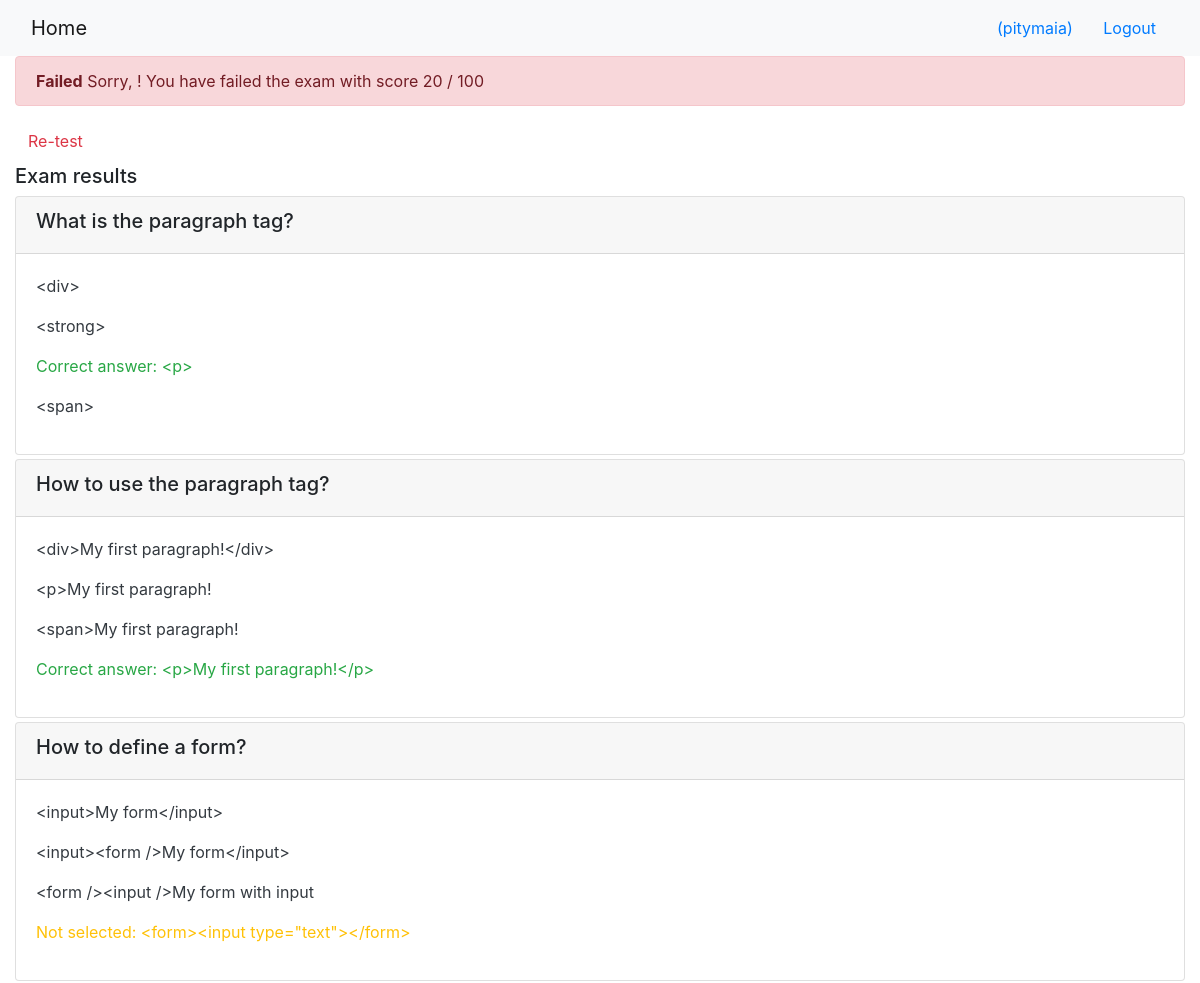
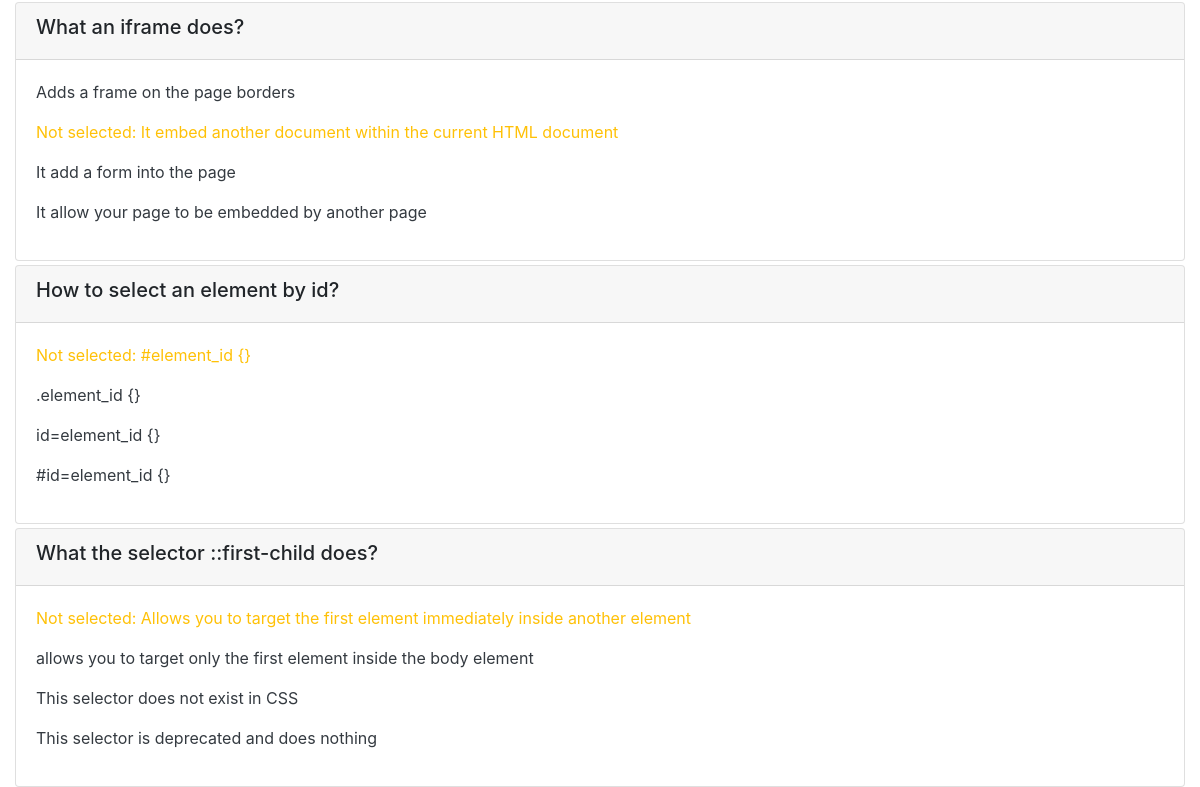
/onlinecourse/course/1/submission/1/result/ (signed in), run on the app's committed database (2 pictures, top to bottom).
### onlinecourse/models.py (models this page shows)
class Question(models.Model):
    lesson = models.ForeignKey(Lesson, on_delete=models.CASCADE)
    question_text = models.CharField(max_length=200)
    grade = models.FloatField()
    course = models.ManyToManyField(Course)
    def is_get_score(self, selected_ids):
        all_answers = self.choice_set.filter(is_correct=True).count()
        selected_correct = self.choice_set.filter(is_correct=True, id__in=selected_ids).count()
        if all_answers == selected_correct:
            return True
        else:
            return False

class Choice(models.Model):
    question = models.ForeignKey(Question, on_delete=models.CASCADE)
    choice_text = models.CharField(max_length=200)
    is_correct = models.BooleanField()

### onlinecourse/views.py (the view)
# urls.py: path('course/<int:course_id>/submission/<int:submission_id>/result/', views.show_exam_result, name='show_exam_result'),
def show_exam_result(request, course_id, submission_id):
    return_dict = {}
    course = get_object_or_404(Course, pk=course_id)
    submission = get_object_or_404(Submission, pk=submission_id)
    selected_ids = submission.choices.all()
    total_score = 0
    score = 0
    for question in course.question_set.all():
        total_score += question.grade
        if question.is_get_score(selected_ids):
            score += question.grade
    return_dict["course"] = course
    return_dict["selected_ids"] = selected_ids
    return_dict["grade"] = int(score / total_score * 100)
    return render(request, 'onlinecourse/exam_result_bootstrap.html', return_dict)

### onlinecourse/templates/onlinecourse/exam_result_bootstrap.html (shortened to what this page needs)
<!DOCTYPE html>
<html lang="en">
<head>
    {% load static %}
    <link rel="stylesheet" href="https://maxcdn.bootstrapcdn.com/bootstrap/4.5.2/css/bootstrap.min.css">
</head>
<body>
 <nav class="navbar navbar-light bg-light">
    <div class="container-fluid">
        <div class="navbar-header">
              <a class="navbar-brand" href="{% url 'onlinecourse:index' %}">Home</a>
        </div>
        <ul class="nav navbar-nav navbar-right">
            {% if user.is_authenticated %}
            <li>
                <a class="btn btn-link" href="#">{{ user.first_name }}({{ user.username }})</a>
                <a class="btn btn-link" href="{% url 'onlinecourse:logout' %}">Logout</a>
            </li>
            {% endif %}
        </ul>
    </div>
</nav>
<div class="container-fluid">
    {% if grade > 80 %}
    <div class="alert alert-success">
       <b>Congratulations, {{user.first_name}}!</b> You have passed the exam and completed the course with score {{grade}} / 100
    </div>
        {% else %}
        <div class="alert alert-danger">
           <b>Failed</b> Sorry, {{user.first_name}}! You have failed the exam with score {{grade}} / 100
        </div>
        <a class="btn btn-link text-danger" href="{% url 'onlinecourse:course_details' course.id %}">Re-test</a>
        {% endif %}
        <div class="card-columns-vertical mt-1">
            <h5 class="">Exam results</h5>
            {% for question in course.question_set.all %}
            <div class="card mt-1">
                <div class="card-header"><h5>{{ question.question_text}}</h5></div>
                <div class="card-body">
                    {% for choice in question.choice_set.all %}
                        {% if choice in selected_ids and choice.is_correct %}
                            <p class="text-success">Correct answer: {{ choice.choice_text }}</p>
                        {% elif choice in selected_ids and not choice.is_correct %}
                            <p class="text-danger">Wrong answer: {{ choice.choice_text }}</p>
                        {% elif not choice in selected_ids and choice.is_correct %}
                            <p class="text-warning">Not selected: {{ choice.choice_text }}</p>
                        {% else %}
                            <p class="text-dark">{{ choice.choice_text }}</p>
                        {% endif %}
                    {% endfor %}
                </div>
            </div>
            {% endfor %}
        </div>
    </div>
</body>
</html>

### data on the page
Question: question_text "What is the paragraph tag?"
Choice: choice_text "<div>"
Choice: choice_text "<strong>"
Choice: choice_text "<p>"
Choice: choice_text "<span>"
Question: question_text "How to use the paragraph tag?"
Choice: choice_text "<div>My first paragraph!</div>"
Choice: choice_text "<p>My first paragraph!"
Choice: choice_text "<span>My first paragraph!"
Choice: choice_text "<p>My first paragraph!</p>"
Question: question_text "How to define a form?"
Choice: choice_text "<input>My form</input>"
Choice: choice_text "<input><form />My form</input>"
Choice: choice_text "<form /><input />My form with input"
Choice: choice_text "<form><input type=\"text\"></form>"
Question: question_text "What an iframe does?"
Choice: choice_text "Adds a frame on the page borders"
Choice: choice_text "It embed another document within the current HTML document"
Choice: choice_text "It add a form into the page"
Choice: choice_text "It allow your page to be embedded by another page"
Question: question_text "How to select an element by id?"
Choice: choice_text "#element_id {}"
Choice: choice_text ".element_id {}"
Choice: choice_text "id=element_id {}"
Choice: choice_text "#id=element_id {}"
Question: question_text "What the selector ::first-child does?"
Choice: choice_text "Allows you to target the first element immediately inside another element"
Choice: choice_text "allows you to target only the first element inside the body element"
Choice: choice_text "This selector does not exist in CSS"
Choice: choice_text "This selector is deprecated and does nothing"

### other printed values
{{ user.username }} "pitymaia"
{{ grade }} "20"
